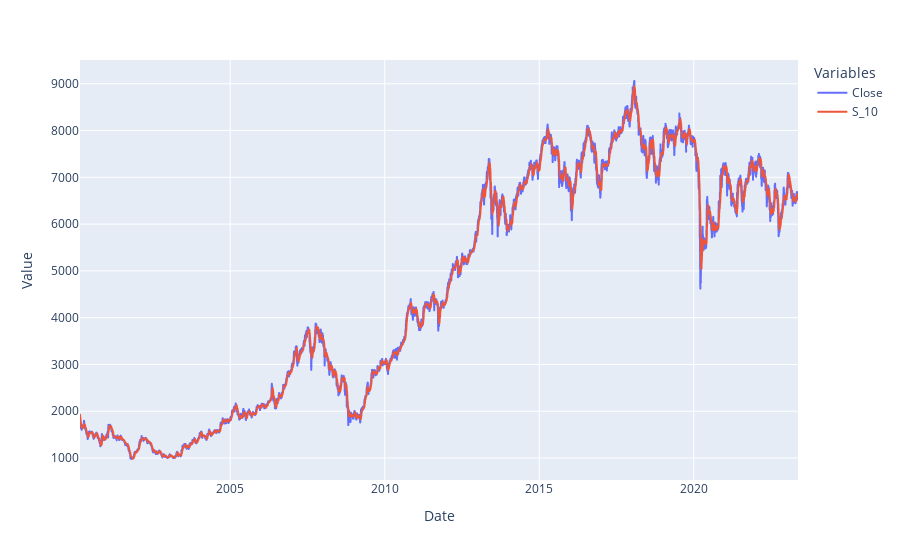

The notebook cell this image was saved under:
### Markdown cell above
## Plot the data

### Code cell
df.plot(y=['Close', 'S_' + str(timeperiod.value)], labels={'value':'Value', 'index':'Date', 'variable':'Variables'}) # Plot the close price and the rolling mean

### Figure 1 — Plotly figure (JSON) as saved in the notebook; plotly's stock layout.template omitted (floating-point values rounded to 4 significant figures; data arrays with more than 128 entries replaced by an {"elided": "..."} marker saying what was removed)
{"data": [{"hovertemplate": "Variables=Close<br>Date=%{x}<br>Value=%{y}<extra></extra>", "legendgroup": "Close", "line": {"color": "#636efa", "dash": "solid"}, "marker": {"symbol": "circle"}, "mode": "lines", "name": "Close", "showlegend": true, "x": {"elided": "5766 str values"}, "xaxis": "x", "y": {"elided": "5766 float values"}, "yaxis": "y", "type": "scattergl"}, {"hovertemplate": "Variables=S_10<br>Date=%{x}<br>Value=%{y}<extra></extra>", "legendgroup": "S_10", "line": {"color": "#EF553B", "dash": "solid"}, "marker": {"symbol": "circle"}, "mode": "lines", "name": "S_10", "showlegend": true, "x": {"elided": "5766 str values"}, "xaxis": "x", "y": {"elided": "5766 float values"}, "yaxis": "y", "type": "scattergl"}], "layout": {"xaxis": {"anchor": "y", "domain": [0.0, 1.0], "title": {"text": "Date"}}, "yaxis": {"anchor": "x", "domain": [0.0, 1.0], "title": {"text": "Value"}}, "legend": {"title": {"text": "Variables"}, "tracegroupgap": 0}, "margin": {"t": 60}}}
